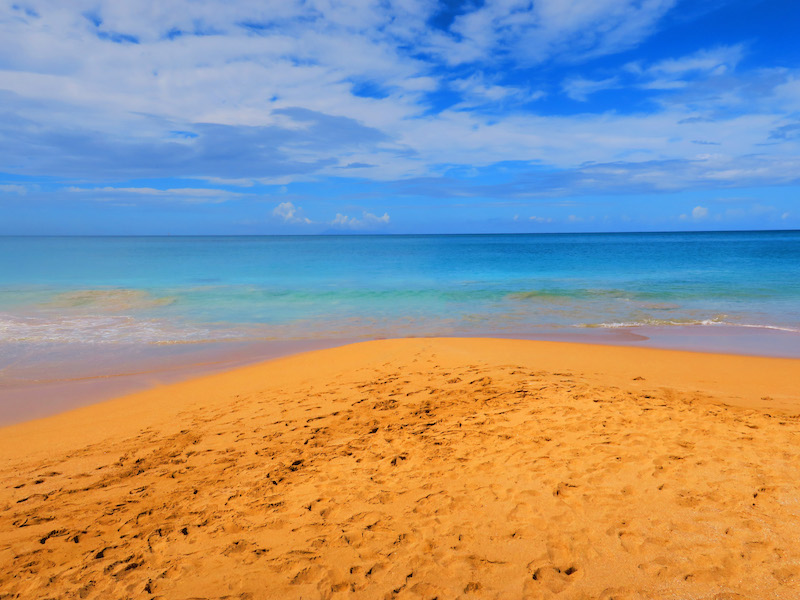
#> input picture beach.jpg, 800 x 600 px
$ python W7-8Milestone.py
#> lines starting #> are read from the running program, lines starting #| are printed output that depends on the picture
from PIL import Image

photo = Image.open("beach.jpg")
#> photo is the input picture: PIL image 800x600 RGB; mean R, G, B 152.6, 148, 143.9
photo2 = Image.open("cactus.jpg")
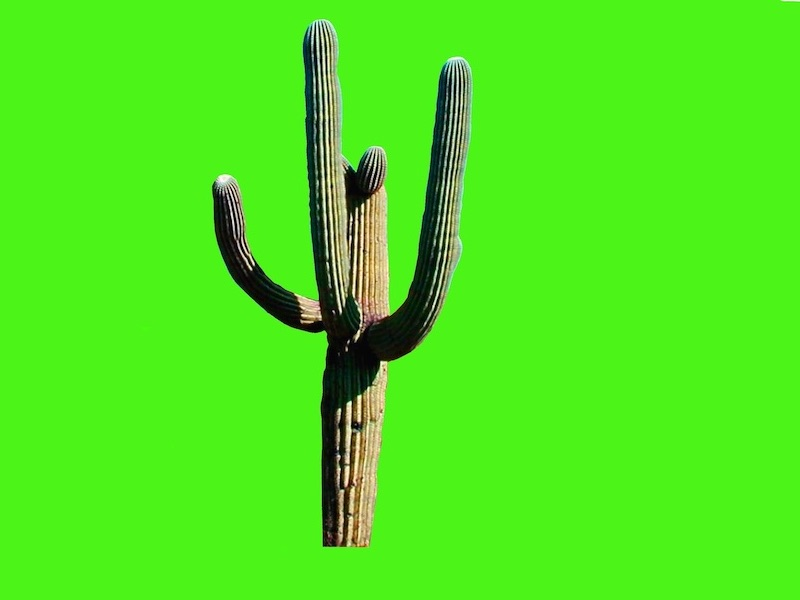
#> input picture cactus.jpg, 800 x 600 px
#> photo2 is the input picture: PIL image 800x600 RGB; mean R, G, B 77.7, 229.6, 28.9

print(photo.format)
#| JPEG

combine_image = Image.new('RGB',photo.size)
#> combine_image: PIL image 800x600 RGB; every value is 0
(width, height) = photo.size
#> width = 800; height = 600
print(f'Photo Width: {width}')
#| Photo Width: 800
print(f'Photo Height: {height}')
#| Photo Height: 600

(width, height) = photo2.size
print(f'Photo2 Width: {width}')
#| Photo2 Width: 800
print(f'Photo2 Height: {height}')
#| Photo2 Height: 600

combine_image = Image.new('RGB', photo2.size)
combine_pixels = combine_image.load()

pixels_photo = photo.load()
pixels_photo2 = photo2.load()

r_p2, g_p2, b_p2 = pixels_photo2[10, 10]
#> r_p2 = 76; g_p2 = 244; b_p2 = 24

for x in range(0, 800):
    for y in range(0, 600):
        r, g, b = pixels_photo2[x, y]
        r_p, g_p, b_p = pixels_photo[x, y]
        if r < r_p2 + 60 and g > g_p2 - 60 and b < b_p2 + 60:
            combine_pixels[x, y] = (r_p, g_p, b_p)
        else:
            combine_pixels[x,y] = (r, g, b)

combine_image.show()
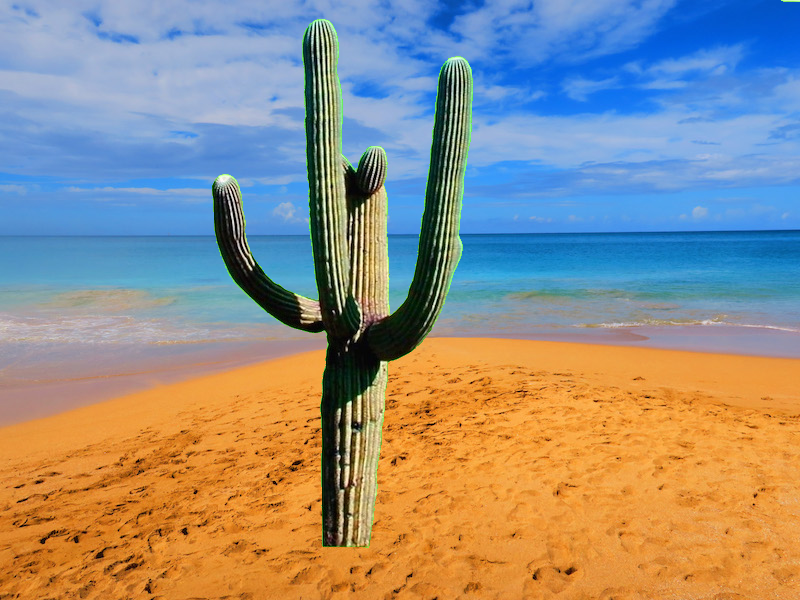
#> shown: PIL image 800x600 RGB; mean R, G, B 148.3, 142.7, 134.2
#combine_image.save('cactus_on_beach.jpg')
